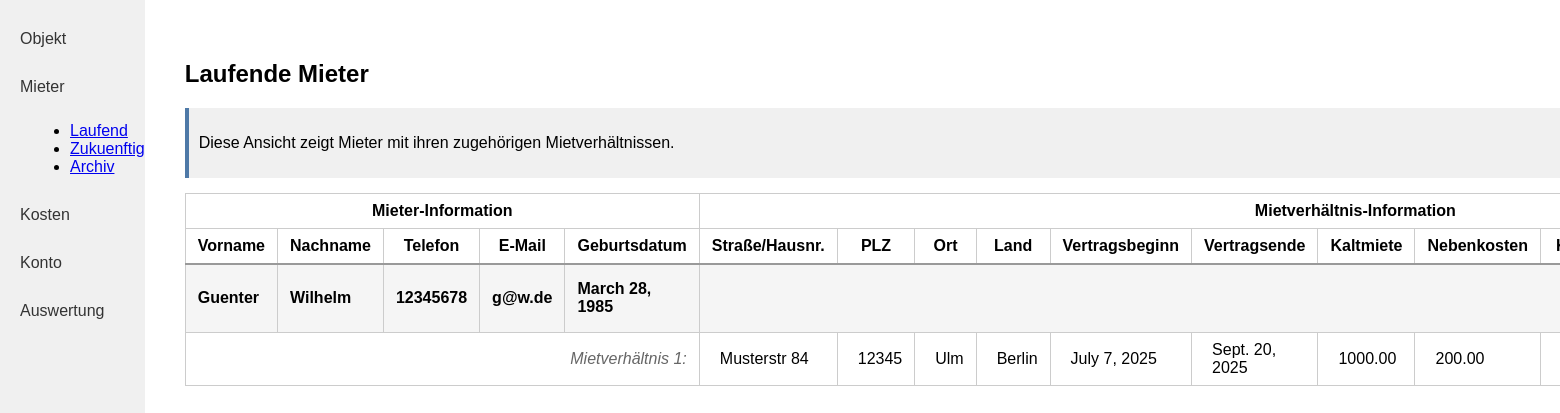
/mieter/laufend/ (signed in), run on the app's committed database.
### kostenpruefung_mietobjekte_app/models.py (models this page shows, shortened)
class Mieter(models.Model):
    created_by = models.ForeignKey(User, on_delete=models.CASCADE, related_name="mieter_created", null=True, blank=True)
    vorname = models.CharField(max_length=255)
    nachname = models.CharField(max_length=255)
    telefon = models.CharField(max_length=100)
    e_mail = models.EmailField()
    geburtsdatum = models.DateField()

class Mietverhaeltnis(models.Model):
    created_by = models.ForeignKey(User, on_delete=models.CASCADE, related_name="mietverhaeltnis_created", null=True, blank=True)
    mieter = models.ForeignKey(Mieter, on_delete=models.CASCADE, related_name="mietverhaeltnisse")
    strasse_hausnummer = models.CharField(max_length=255)
    plz = models.CharField(max_length=10)
    ort = models.CharField(max_length=100)
    land = models.CharField(max_length=100)
    vertragsbeginn = models.DateField()
    vertragsende = models.DateField()
    kaltmiete = models.DecimalField(max_digits=10, decimal_places=2)
    nebenkosten = models.DecimalField(max_digits=10, decimal_places=2)
    kaution = models.DecimalField(max_digits=10, decimal_places=2)
    mietobjekte = models.ManyToManyField('Mietobjekt')
    mieteinheiten = models.ManyToManyField('Mieteinheit')
    @property
    def mietstatus(self):
        today = datetime.date.today()
        if self.vertragsbeginn > today:
            return "future"
        elif self.vertragsende < today:
            return "past"
        else:
            return "current"

### kostenpruefung_mietobjekte_app/views.py (the view)
# urls.py: path('mieter/laufend/', mieter_laufend, name='mieter_laufend'),
def mieter_laufend(request):
    today = timezone.now().date()
    mieter_with_current = Mieter.objects.filter(
        created_by=request.user,
        mietverhaeltnisse__vertragsbeginn__lte=today,
        mietverhaeltnisse__vertragsende__gte=today
    ).distinct().prefetch_related('mietverhaeltnisse__mietobjekte', 'mietverhaeltnisse__mieteinheiten')
    return render(request, 'kostenpruefung_mietobjekte_app/mieter_laufend.html', {'mieter': mieter_with_current})

### kostenpruefung_mietobjekte_app/templates/kostenpruefung_mietobjekte_app/mieter_laufend.html
{% include "kostenpruefung_mietobjekte_app/mieter_table.html" with heading="Laufende Mieter" %}

### kostenpruefung_mietobjekte_app/templates/kostenpruefung_mietobjekte_app/mieter_table.html (shortened to what this page needs)
{% load static %}
<!DOCTYPE html>
<html lang="de">
<head>
    <link rel="stylesheet" href="{% static 'kostenpruefung_mietobjekte_app/style.css' %}">
</head>
<body>
<div class="flex-container">
    <nav class="sidebar">
        <a class="sidebar-link" href="{% url 'objekt_index' %}">Objekt</a>
        <a class="sidebar-link" href="{% url 'mieter_laufend' %}">Mieter</a>
        <ul style="list-style-type: disc; margin-left: 30px; margin-bottom: 20px;">
            <li><a href="{% url 'mieter_laufend' %}">Laufend</a></li>
            <li><a href="{% url 'mieter_zukuenftig' %}">Zukuenftig</a></li>
            <li><a href="{% url 'mieter_archiv' %}">Archiv</a></li>
        </ul>
        <a class="sidebar-link" href="{% url 'rechnungen' %}">Kosten</a>
        <a class="sidebar-link" href="{% url 'konto' %}">Konto</a>
        <a class="sidebar-link" href="{% url 'auswertung' %}">Auswertung</a>
    </nav>
    <div class="main-content">
        <h2>{{ heading }}</h2>
        <div class="info-box" style="margin-bottom: 15px; padding: 10px; background-color: #f0f0f0; border-left: 4px solid #4e79a7;">
            <p>Diese Ansicht zeigt Mieter mit ihren zugehörigen Mietverhältnissen.</p>
        </div>
        <table class="object-table">
            <tr>
                <th colspan="5">Mieter-Information</th>
                <th colspan="12">Mietverhältnis-Information</th>
            </tr>
            <tr>
                <th>Vorname</th>
                <th>Nachname</th>
                <th>Telefon</th>
                <th>E-Mail</th>
                <th>Geburtsdatum</th>
                <th>Straße/Hausnr.</th>
                <th>PLZ</th>
                <th>Ort</th>
                <th>Land</th>
                <th>Vertragsbeginn</th>
                <th>Vertragsende</th>
                <th>Kaltmiete</th>
                <th>Nebenkosten</th>
                <th>Kaution</th>
            </tr>
            {% for m in mieter %}
            <tr class="mieter-row">
                <td>{{ m.vorname }}</td>
                <td>{{ m.nachname }}</td>
                <td>{{ m.telefon }}</td>
                <td>{{ m.e_mail }}</td>
                <td>{{ m.geburtsdatum }}</td>
                <td colspan="12" style="text-align: center;">
                </td>
            </tr>
            {% for mv in m.mietverhaeltnisse.all %}
            <tr class="mietverhaeltnis-row">
                <td colspan="5" style="text-align: right;">
                    <span class="lease-label">Mietverhältnis {{ forloop.counter }}:</span>
                </td>
                <td>{{ mv.strasse_hausnummer }}</td>
                <td>{{ mv.plz }}</td>
                <td>{{ mv.ort }}</td>
                <td>{{ mv.land }}</td>
                <td>{{ mv.vertragsbeginn }}</td>
                <td>{{ mv.vertragsende }}</td>
                <td>{{ mv.kaltmiete }}</td>
                <td>{{ mv.nebenkosten }}</td>
                <td>{{ mv.kaution }}</td>
            </tr>
            {% empty %}
            <tr class="mietverhaeltnis-empty-row">
                <td colspan="17" style="text-align: center; font-style: italic;">Keine Mietverhältnisse vorhanden</td>
            </tr>
            {% endfor %}
            {% empty %}
            <tr>
                <td colspan="17">Keine Mieter vorhanden.</td>
            </tr>
            {% endfor %}
        </table>
    </div>
</div>
</body>
</html>

### kostenpruefung_mietobjekte_app/static/kostenpruefung_mietobjekte_app/style.css (style rules this page uses)
body { margin: 0; font-family: Arial, sans-serif; }
.flex-container { display: flex; }
.sidebar { width: 200px; background: #f0f0f0; height: 100vh; padding: 20px 0; }
.sidebar-link { display: block; padding: 10px 20px; color: #333; text-decoration: none; margin-bottom: 10px; }
.main-content { flex: 1; padding: 40px; }
.object-table { width: 100%; border-collapse: collapse; }
.object-table th, .object-table td { border: 1px solid #ccc; padding: 8px 12px; }

### kostenpruefung_mietobjekte_app/templates/kostenpruefung_mietobjekte_app/mieter_table.html (style rules this page uses)
.mieter-row { background-color: #f5f5f5; font-weight: bold; border-top: 2px solid #999; }
.mietverhaeltnis-row { background-color: white; }
.mietverhaeltnis-row td { padding-left: 20px; }
.lease-label { font-style: italic; color: #666; }

### data on the page
Mieter: vorname "Guenter", nachname "Wilhelm", telefon "12345678", e_mail "g@w.de", geburtsdatum "March 28, 1985"
Mietverhaeltnis: strasse_hausnummer "Musterstr 84", plz "12345", ort "Ulm", land "Berlin", vertragsbeginn "July 7, 2025", vertragsende "Sept. 20, 2025", kaltmiete "1000.00", nebenkosten "200.00"

### other printed values
{{ heading }} "Laufende Mieter"
